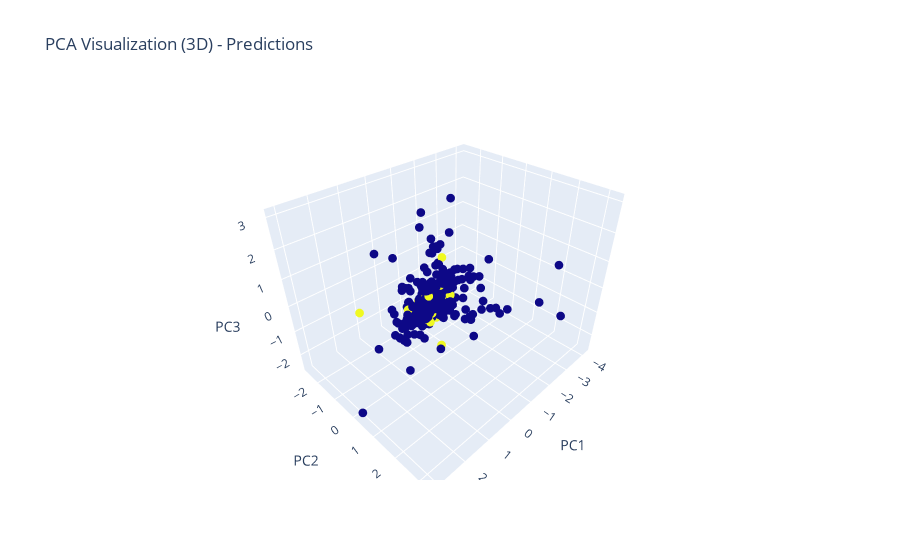

The cell this chart's notebook holds for it:
### Code cell
# we choose suitable k an n from the list_pca just now to carry prediction and use k-fold cross validation to improve the model
X_train_pca19, X_test_pca19 = pca(X_smote, X_test, y_smote, y_test, 19)
X_pca = pd.concat([X_train_pca19, X_test_pca19])
kfold_model = get_k_fold_model(X_pca, y, 4, 10)

plot_predict_pca_3d_remove_outlier(
    X_train_pca19, X_test_pca19, y_smote, y_test, 4, 3, kfold_model
)

### Figure 1 — Plotly figure (JSON) as saved in the notebook; plotly's stock layout.template omitted (floating-point values rounded to 4 significant figures; data arrays with more than 128 entries replaced by an {"elided": "..."} marker saying what was removed)
{"data": [{"marker": {"color": {"elided": "3129 int values"}, "size": 3}, "mode": "markers", "type": "scatter3d", "x": {"elided": "3129 float values"}, "y": {"elided": "3129 float values"}, "z": {"elided": "3129 float values"}}], "layout": {"autosize": true, "scene": {"aspectmode": "auto", "aspectratio": {"x": 1.165, "y": 0.951, "z": 0.9023}, "xaxis": {"title": {"text": "PC1"}, "type": "linear"}, "yaxis": {"title": {"text": "PC2"}, "type": "linear"}, "zaxis": {"title": {"text": "PC3"}, "type": "linear"}}, "title": {"text": "PCA Visualization (3D) - Predictions"}}}
